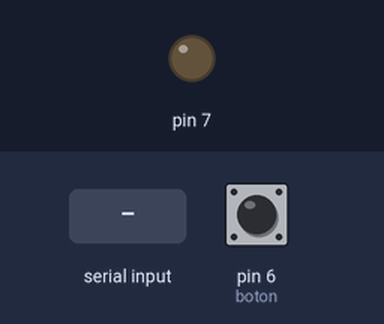
The sketch below on a simulated Arduino Uno, built with avr-gcc and run on an emulated ATmega328P. On the bench: output pins drawn as LEDs (lit = HIGH). The test bench sets the inputs (shaded band); at power-on: pin 6 (boton) HIGH. What the sketch prints to the serial monitor is not drawn.

Above: at 1.2 s.
1.3 s: pin 6 (boton) pulled LOW for 0.15 s
At 2.1 s:
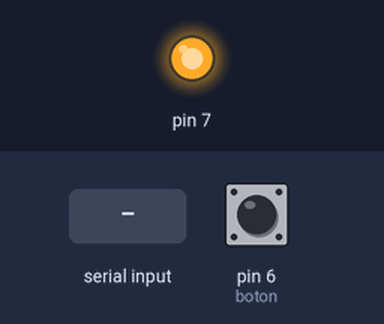
2.9 s: "1\n" received over Serial
Timing chart, 0 to 5.9 s (numbered marks = the images above; inputs shaded):
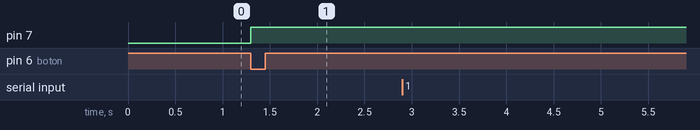

The sketch:

get_id.ino
```cpp
#define SigfoxDeb
#include <SoftwareSerial.h>
#ifdef SigfoxDeb
SoftwareSerial mySerial(0, 1); // RX, TX
#endif
const int boton=6;
char RespuestaSigfox[50];
char ID[51];
char PAC[51];

void setup()
{
  Serial.begin(9600);
  #ifdef SigfoxDeb
  mySerial.begin(9600);
  #endif
  pinMode(boton, INPUT);
  pinMode(7, OUTPUT);
  #ifdef SigfoxDeb
  mySerial.println("\n\n\n\n\n\n\n\n\rInicio");
  #endif
}

void leer_info()
{
  digitalWrite(7, HIGH);
  delay(1000);
  enviarcomandoATSigfox("AT");
  enviarcomandoATSigfox("AT$I=10");
  strcpy(ID,RespuestaSigfox);
  enviarcomandoATSigfox("AT$I=11");
  strcpy(PAC,RespuestaSigfox);
  enviarcomandoATSigfox("AT$RC");
  enviarcomandoATSigfox("AT$SF=486F6C61206D756E646F");
  digitalWrite(7, LOW);
  delay(500);
  Serial.print("\n\n\n\rID: ");
  Serial.println(ID);
  Serial.print("PAC: ");
  Serial.println(PAC);
  #ifdef SigfoxDeb
  mySerial.print("\n\n\n\rID: ");
  mySerial.println(ID);
  mySerial.print("PAC: ");
  mySerial.println(PAC);
  #endif
}

void loop()
{
  if (digitalRead(boton)==LOW)
  {
    leer_info();
    delay(2000);
  }
}

void enviarcomandoATSigfox(char* comandoAT)
{
  unsigned long x=0;
  #ifdef SigfoxDeb
  mySerial.print("\r\n\tSigfox-->");
  mySerial.println(comandoAT);
  #endif
  while( Serial.available() > 0) Serial.read();
    x = 0;
  memset(RespuestaSigfox, '\0',sizeof(RespuestaSigfox));
  Serial.print(comandoAT);
  Serial.print("\r\n");
  while(true)
  {
    if(Serial.available() != 0)
    {
      RespuestaSigfox[x] = Serial.read();
      x++;
      if (strstr(RespuestaSigfox, "\n") != NULL)
      {
        #ifdef SigfoxDeb
        mySerial.print("Comando OK\n\r");
        mySerial.println(RespuestaSigfox);
        #endif
        break;
      }
    }
  }
}
```

Measured:
- after the input at 1.3 s, pin 7: LOW → HIGH at once
- after the input at 2.9 s, every drawn part: stays the same
